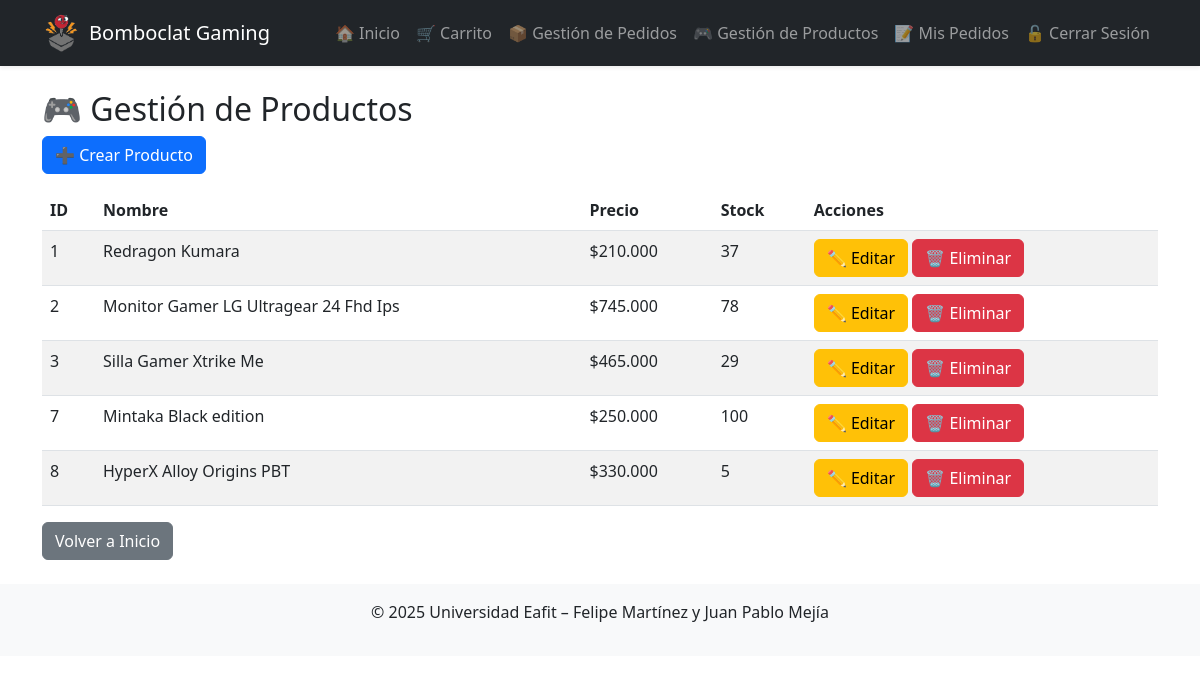
The app's page /admin-core/productos/ (signed in) with its own data.
### core/models.py (models this page shows, shortened)
class Producto(models.Model):
    nombre = models.CharField(
        _('Nombre'),
        max_length=200
    )
    descripcion = models.TextField(
        _('Descripción')
    )
    precio = models.DecimalField(
        _('Precio'),
        max_digits=10, decimal_places=2
    )
    stock = models.PositiveIntegerField(
        _('Stock')
    )
    categoria = models.ForeignKey(
        Categoria,
        on_delete=models.CASCADE,
        verbose_name=_('Categoría')
    )
    imagen = models.ImageField(
        _('Imagen'),
        upload_to='productos/', blank=True, null=True
    )

### core/views.py (the view)
# urls.py: path('admin-core/productos/', views.admin_productos, name='admin_productos'),
@staff_member_required
def admin_productos(request):
    productos = Producto.objects.all()
    return render(request, 'admin_core/admin_productos.html', {'productos': productos})

### core/context.py (called while the page is built)
def daily_quote(request):
    quote = {}
    try:
        r = requests.get(
            "https://api.quotable.io/random?maxLength=100",
            timeout=2,
            verify=False           # <— igual que curl -k
        )
        r.raise_for_status()
        data = r.json()
        quote = {
            'text':   data.get('content', ''),
            'author': data.get('author',  '')
        }
    except Exception:
        quote = {}
    return { 'daily_quote': quote }

### core/templatetags/price_format.py (called while the page is built)
@register.filter
def miles(value):
    try:
        n = int(round(float(value)))
        return "{:,}".format(n).replace(",", ".")
    except (ValueError, TypeError):
        return value

### core/templates/admin_core/admin_productos.html (shortened to what this page needs)
{% extends "base.html" %}
{% load i18n %}
{% load price_format %}
{% block content %}
<h2>🎮 {% trans "Gestión de Productos" %}</h2>
<a href="{% url 'crear_producto' %}" class="btn btn-primary mb-3">➕ {% trans "Crear Producto" %}</a>
<table class="table table-striped">
    <thead>
        <tr>
            <th>{% trans "ID" %}</th>
            <th>{% trans "Nombre" %}</th>
            <th>{% trans "Precio" %}</th>
            <th>{% trans "Stock" %}</th>
            <th>{% trans "Acciones" %}</th>
        </tr>
    </thead>
    <tbody>
        {% for producto in productos %}
        <tr>
            <td>{{ producto.id }}</td>
            <td>{{ producto.nombre }}</td>
            <td>${{ producto.precio|miles }}</td>
            <td>{{ producto.stock }}</td>
            <td>
                <a href="{% url 'editar_producto' producto.id %}" class="btn btn-warning">✏️ {% trans "Editar" %}</a>
                <a href="{% url 'eliminar_producto' producto.id %}" class="btn btn-danger">🗑️ {% trans "Eliminar" %}</a>
            </td>
        </tr>
        {% endfor %}
    </tbody>
</table>
<a href="{% url 'home' %}" class="btn btn-secondary">{% trans "Volver a Inicio" %}</a>
{% endblock %}

### records on screen
Producto: id "1", nombre "Redragon Kumara", precio|miles "210.000", stock "37"
Producto: id "2", nombre "Monitor Gamer LG Ultragear 24 Fhd Ips", precio|miles "745.000", stock "78"
Producto: id "3", nombre "Silla Gamer Xtrike Me", precio|miles "465.000", stock "29"
Producto: id "7", nombre "Mintaka Black edition", precio|miles "250.000", stock "100"
Producto: id "8", nombre "HyperX Alloy Origins PBT", precio|miles "330.000", stock "5"
